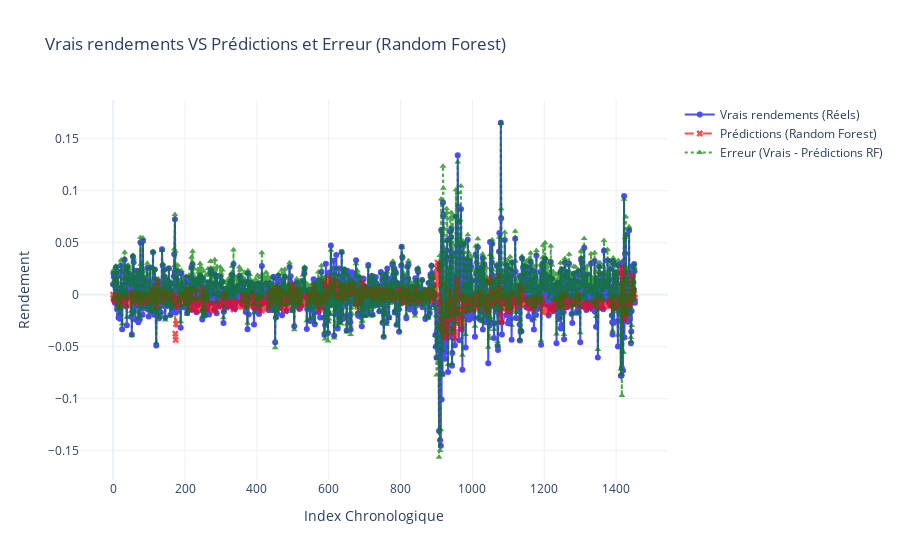

This figure's notebook cell:
### Code cell
errors_rf = np.array(y_test) - np.array(y_pred_rf)

fig_rf = go.Figure()

# Ajout des vrais rendements
fig_rf.add_trace(go.Scatter(
    x=list(range(len(y_test))),
    y=y_test,
    mode='lines+markers',
    name='Vrais rendements (Réels)',
    line=dict(color='blue', dash='solid'),
    marker=dict(symbol='circle'),
    opacity=0.7
))

# Ajout des prédictions Random Forest
fig_rf.add_trace(go.Scatter(
    x=list(range(len(y_pred_rf))),
    y=y_pred_rf,
    mode='lines+markers',
    name='Prédictions (Random Forest)',
    line=dict(color='red', dash='dash'),
    marker=dict(symbol='x'),
    opacity=0.7
))

# Ajout des erreurs pour Random Forest
fig_rf.add_trace(go.Scatter(
    x=list(range(len(errors_rf))),
    y=errors_rf,
    mode='lines+markers',
    name='Erreur (Vrais - Prédictions RF)',
    line=dict(color='green', dash='dot'),
    marker=dict(symbol='triangle-up'),
    opacity=0.7
))

fig_rf.update_layout(
    title="Vrais rendements VS Prédictions et Erreur (Random Forest)",
    xaxis_title="Index Chronologique",
    yaxis_title="Rendement",
    legend=dict(font=dict(size=12)),
    grid=dict(rows=1, columns=1),
    template="plotly_white"
)

fig_rf.show()

### Figure 1 — Plotly figure (JSON) as saved in the notebook; plotly's stock layout.template omitted (floating-point values rounded to 4 significant figures; data arrays with more than 128 entries replaced by an {"elided": "..."} marker saying what was removed)
{"data": [{"line": {"color": "blue", "dash": "solid"}, "marker": {"symbol": "circle"}, "mode": "lines+markers", "name": "Vrais rendements (Réels)", "opacity": 0.7, "type": "scatter", "x": {"elided": "1453 int values"}, "y": {"elided": "1453 float values"}}, {"line": {"color": "red", "dash": "dash"}, "marker": {"symbol": "x"}, "mode": "lines+markers", "name": "Prédictions (Random Forest)", "opacity": 0.7, "type": "scatter", "x": {"elided": "1453 int values"}, "y": {"elided": "1453 float values"}}, {"line": {"color": "green", "dash": "dot"}, "marker": {"symbol": "triangle-up"}, "mode": "lines+markers", "name": "Erreur (Vrais - Prédictions RF)", "opacity": 0.7, "type": "scatter", "x": {"elided": "1453 int values"}, "y": {"elided": "1453 float values"}}], "layout": {"grid": {"columns": 1, "rows": 1}, "legend": {"font": {"size": 12}}, "title": {"text": "Vrais rendements VS Prédictions et Erreur (Random Forest)"}, "xaxis": {"title": {"text": "Index Chronologique"}}, "yaxis": {"title": {"text": "Rendement"}}}}
